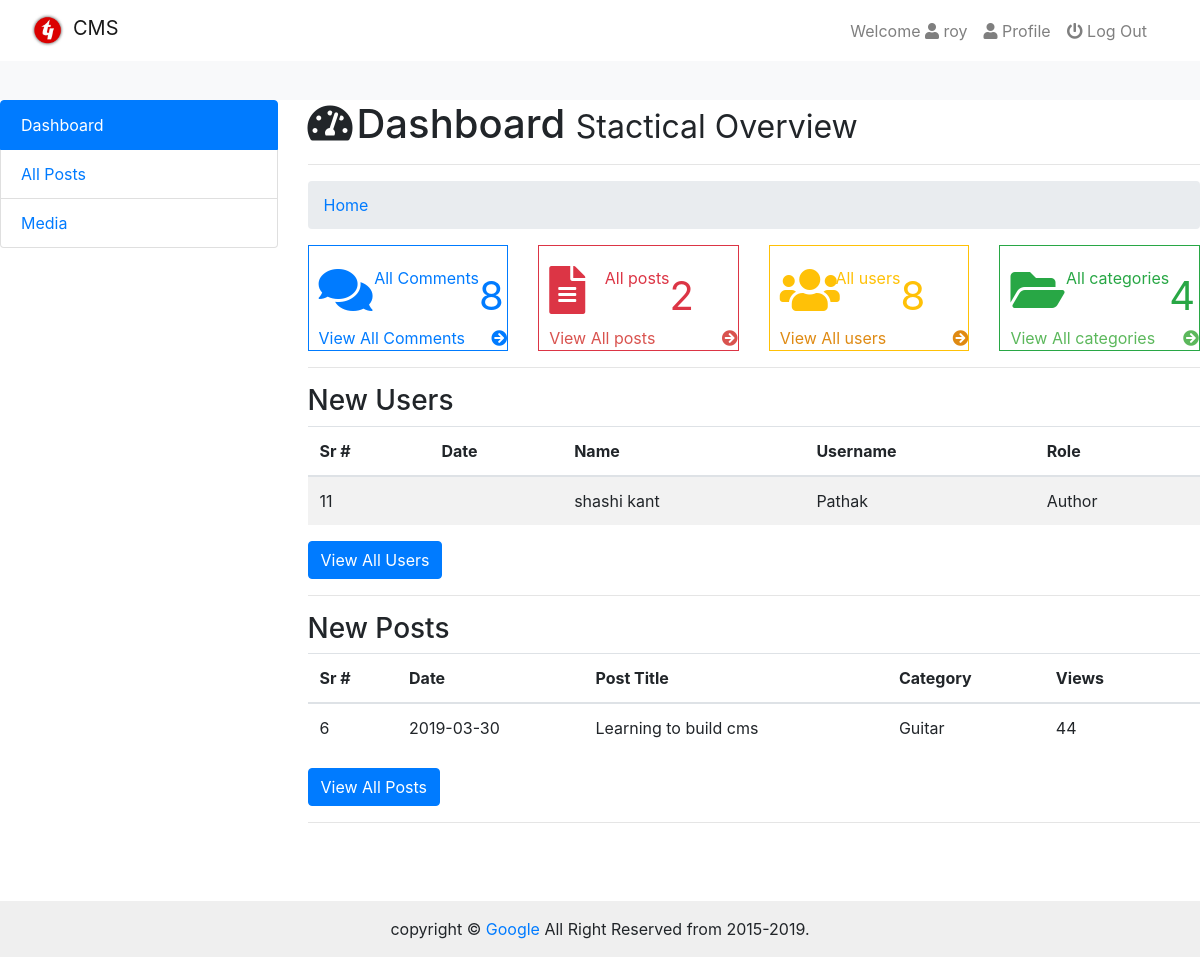
Before: /admin/index.php (signed in) with the older database file.
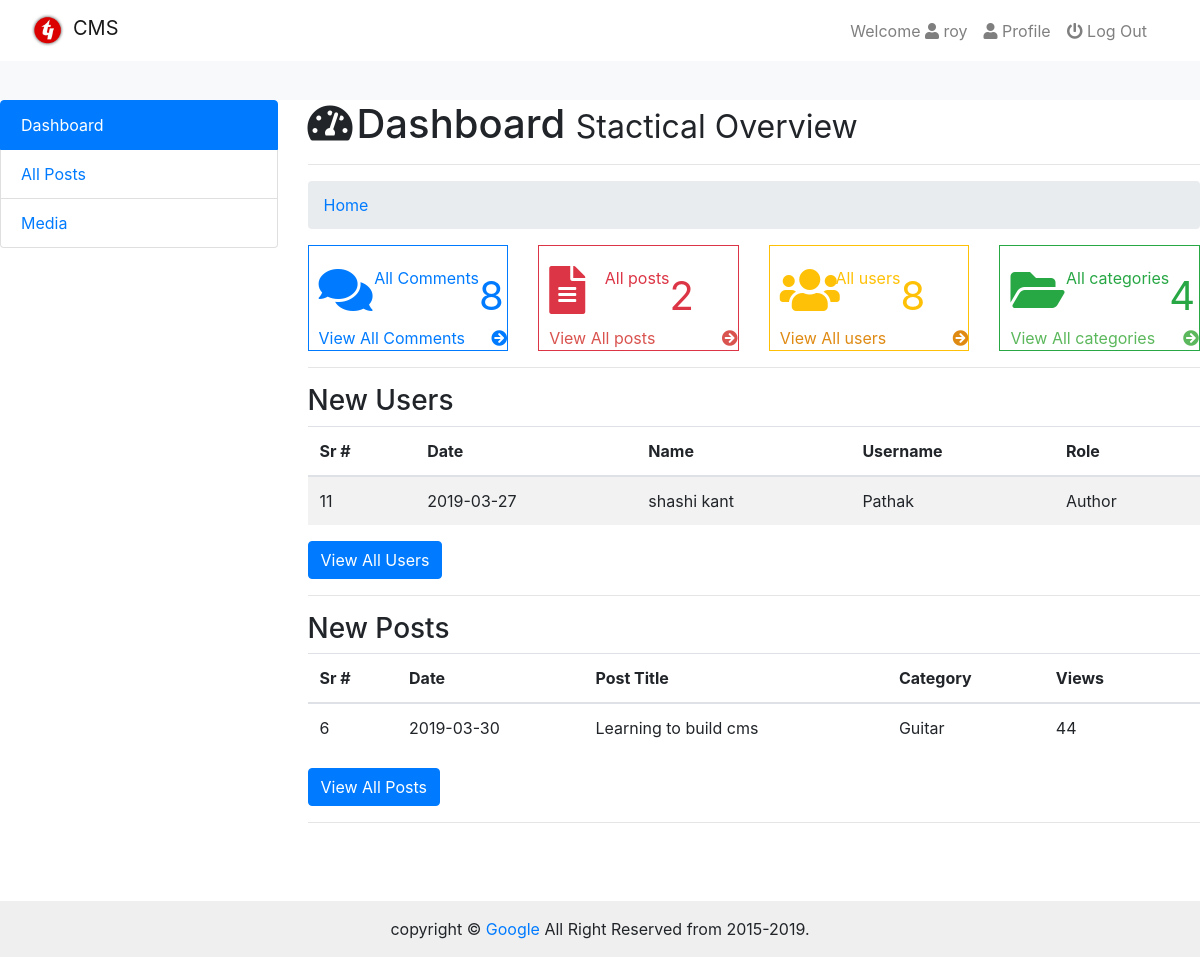
After: the same page with the newer database file.
### tables this page shows
CREATE TABLE IF NOT EXISTS `users_details` (
  `id` int(11) NOT NULL AUTO_INCREMENT,
  `date` date DEFAULT NULL,
  `first_name` varchar(255) NOT NULL,
  `last_name` varchar(255) NOT NULL,
  `username` varchar(255) NOT NULL,
  `email` varchar(255) NOT NULL,
  `image` varchar(255) NOT NULL DEFAULT 'unknown.png',
  `password` varchar(255) NOT NULL,
  `role` varchar(255) DEFAULT 'author',
  `details` text,
  `salt` varchar(255) NOT NULL DEFAULT '$2y$10$quickbrownfoxjumpsover',
  PRIMARY KEY (`id`),
  UNIQUE KEY `username` (`username`),
  UNIQUE KEY `email` (`email`)
);

### admin/index.php (the view, shortened to what the changed rows need)
<?php require_once('includes/header.php');
?>
</head>
<body>
  <div class="cointainer-fluid body-section">
    <div class="row">
      <div class="col-md-9">
        <h1><i class="fas fa-tachometer-alt mr-1"></i>Dashboard <small>Stactical Overview</small></h1><hr>
<?php
$get_users_details_query = "SELECT * FROM users_details ORDER BY id DESC LIMIT 5" ;
$get_users_details_run = mysqli_query($con, $get_users_details_query);
if(mysqli_num_rows($get_users_details_run)>0){
  ?>
  <h3>New Users</h3>
  <table class="table table-hover table-striped">
    <thead>
      <tr>
        <th>Sr #</th>
        <th>Date</th>
        <th>Name</th>
        <th>Username</th>
        <th>Role</th>
      </tr>
    </thead>
    <tbody>
      <?php
      while($get_users_details_row = mysqli_fetch_array($get_users_details_run)){
       $users_details_id =$get_users_details_row['id'];
       $users_details_date =$get_users_details_row['date'];
       $users_details_first_name = $get_users_details_row['first_name'];
       $users_details_last_name = $get_users_details_row['last_name'];
       $users_details_username = $get_users_details_row['username'];
       $users_details_role = $get_users_details_row['role'];
     }
     ?>
     <tr>
       <td><?php echo $users_details_id;?></td>
       <td><?php echo $users_details_date;?></td>
       <td><?php echo "$users_details_first_name $users_details_last_name";?></td>
       <td><?php echo ucfirst($users_details_username);?></td>
       <td><?php echo ucfirst($users_details_role);?></td>
     </tr>
   </tbody>
 </table>
 <a href="admin_user.php" class="btn btn-primary">View All Users</a><hr>
<?php }?>
<?php
$get_posts_query = "SELECT * FROM posts ORDER BY id DESC LIMIT 5" ;
$get_posts_run = mysqli_query($con, $get_posts_query);
if(mysqli_num_rows($get_posts_run)>0){
  ?>
  <table class="table">
    <thread>
      <tr>
        <th>Sr #</th>
        <th>Date</th>
        <th>Post Title</th>
        <th>Category</th>
        <th>Views</th>
        <th></th>
      </tr>
    </thread>
 </table>
<?php }?>
</div>
</div>
</div>
<?php require_once('includes/footer.php')?>

Changed rows visible on the page:
changed users_details "shashi": date (not shown) → "2019-03-27"
